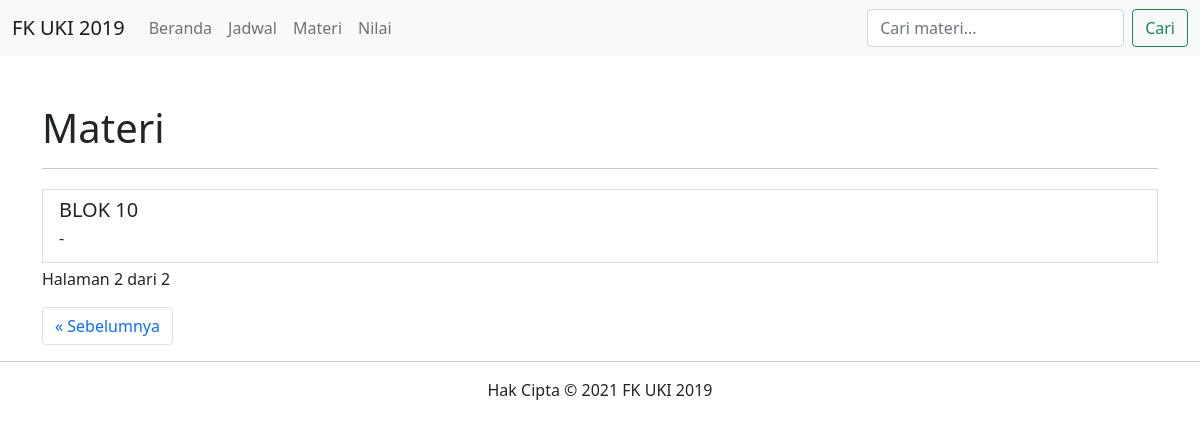
Before: /materi/?page=2 (signed in) with the older database file.
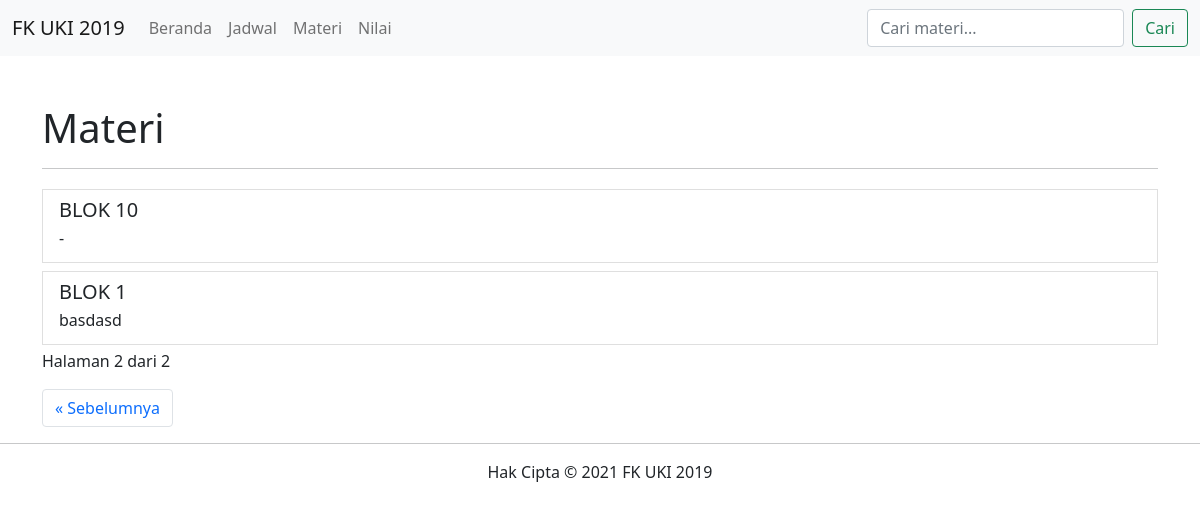
After: the same page with the newer database file.
### fkuki2019/models.py (models this page shows, shortened)
class Materi(models.Model):
    title = models.CharField(max_length=255, default='')
    description = models.CharField(max_length=255, default='')
    kuliahpakar = HTMLField(default='', blank=True)
    praktikum = HTMLField(default='', blank=True)
    keterampilanmedis = HTMLField(default='', blank=True)
    slug = models.SlugField(null=False, unique=True)

### fkuki2019/views.py (the view)
# urls.py: path('materi/', fkuki2019_views.materi, name='materi'),
@login_required(login_url='/akun/login/')
def materi(request):
    materis = Materi.objects.all().order_by('-title')
    p = Paginator(materis, 5)
    page_num = request.GET.get('page', 1)
    try:
        page = p.page(page_num)
    except EmptyPage:
        page = p.page(1)
    context = {'materis': page}
    return render(request, 'fkuki2019/materi.html', context)

### fkuki2019/templates/fkuki2019/materi.html (shortened to what this page needs)
{% extends 'main/base.html' %}
{% block content %}
<div class="container mt-5">
    <section>
        <h1>Materi</h1>
        <hr>
        <div class="list-group">
            {% for materi in materis %}
            <article>
                <a href="{% url 'materi_detail' materi.slug %}" class="list-group-item list-group-item-action my-1">
                    <header class="d-flex w-100 justify-content-between">
                        <h5 class="mb-1">{{ materi.title }}</h5>
                    </header>
                    <footer class="mb-1">{{ materi.description }}</footer>
                </a>
            </article>
            {% endfor %}
        </div>
        <p>Halaman {{ materis.number }} dari
            {{ materis.paginator.num_pages }}</p>
    </section>
    <section>
        <nav aria-label="Page navigation">
            <ul class="pagination">
                {% if materis.has_previous %}
                <li class="page-item">
                    <a class="page-link" href="{% url 'materi' %}?page={{ materis.previous_page_number }}"
                        aria-label="Previous">
                        <span aria-hidden="true">« Sebelumnya</span>
                    </a>
                </li>
                {% endif %}
            </ul>
        </nav>
    </section>
</div>
{% endblock %}

Changed rows visible on the page:
added Materi: title "BLOK 1", description "basdasd"
